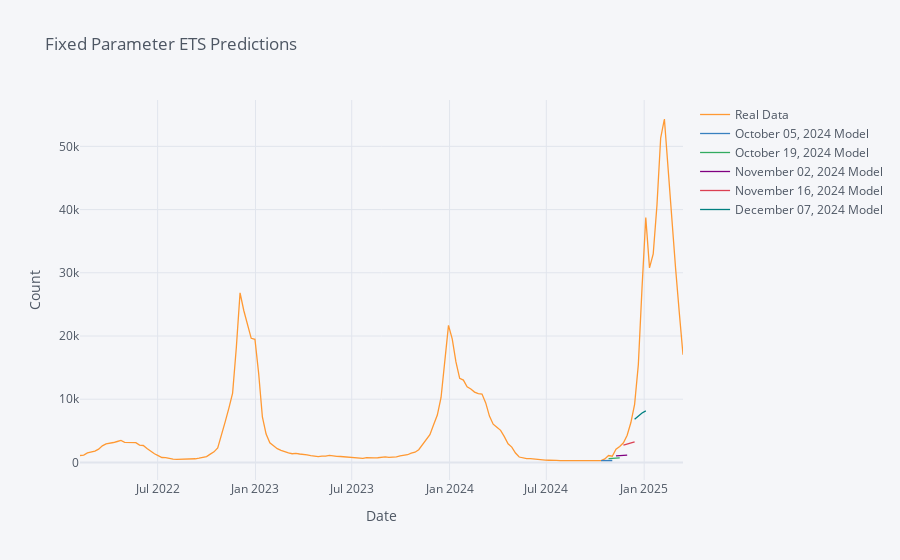

The code cell stored with this chart in its notebook:
### Code cell
UProcessor.create_graph()

### Figure 1 — Plotly figure (JSON) as saved in the notebook; plotly's stock layout.template omitted (floating-point values rounded to 4 significant figures; data arrays with more than 128 entries replaced by an {"elided": "..."} marker saying what was removed)
{"data": [{"line": {"color": "rgba(255, 153, 51, 1.0)", "dash": "solid", "shape": "linear", "width": 1.3}, "mode": "lines", "name": "Real Data", "text": "", "type": "scatter", "x": {"elided": "163 str values"}, "y": {"elided": "163 int values"}}, {"line": {"color": "rgba(55, 128, 191, 1.0)", "dash": "solid", "shape": "linear", "width": 1.3}, "mode": "lines", "name": "October 05, 2024 Model", "text": "", "type": "scatter", "x": {"elided": "163 str values"}, "y": {"elided": "163 mixed values"}}, {"line": {"color": "rgba(50, 171, 96, 1.0)", "dash": "solid", "shape": "linear", "width": 1.3}, "mode": "lines", "name": "October 19, 2024 Model", "text": "", "type": "scatter", "x": {"elided": "163 str values"}, "y": {"elided": "163 mixed values"}}, {"line": {"color": "rgba(128, 0, 128, 1.0)", "dash": "solid", "shape": "linear", "width": 1.3}, "mode": "lines", "name": "November 02, 2024 Model", "text": "", "type": "scatter", "x": {"elided": "163 str values"}, "y": {"elided": "163 mixed values"}}, {"line": {"color": "rgba(219, 64, 82, 1.0)", "dash": "solid", "shape": "linear", "width": 1.3}, "mode": "lines", "name": "November 16, 2024 Model", "text": "", "type": "scatter", "x": {"elided": "163 str values"}, "y": {"elided": "163 mixed values"}}, {"line": {"color": "rgba(0, 128, 128, 1.0)", "dash": "solid", "shape": "linear", "width": 1.3}, "mode": "lines", "name": "December 07, 2024 Model", "text": "", "type": "scatter", "x": {"elided": "163 str values"}, "y": {"elided": "163 mixed values"}}], "layout": {"autosize": true, "legend": {"bgcolor": "#F5F6F9", "font": {"color": "#4D5663"}}, "paper_bgcolor": "#F5F6F9", "plot_bgcolor": "#F5F6F9", "title": {"font": {"color": "#4D5663"}, "text": "Fixed Parameter ETS Predictions"}, "xaxis": {"autorange": true, "gridcolor": "#E1E5ED", "range": ["2022-02-05", "2025-03-15"], "showgrid": true, "tickfont": {"color": "#4D5663"}, "title": {"font": {"color": "#4D5663"}, "text": "Date"}, "type": "date", "zerolinecolor": "#E1E5ED"}, "yaxis": {"autorange": true, "gridcolor": "#E1E5ED", "range": [-2783, 57337], "showgrid": true, "tickfont": {"color": "#4D5663"}, "title": {"font": {"color": "#4D5663"}, "text": "Count"}, "type": "linear", "zerolinecolor": "#E1E5ED"}}}
